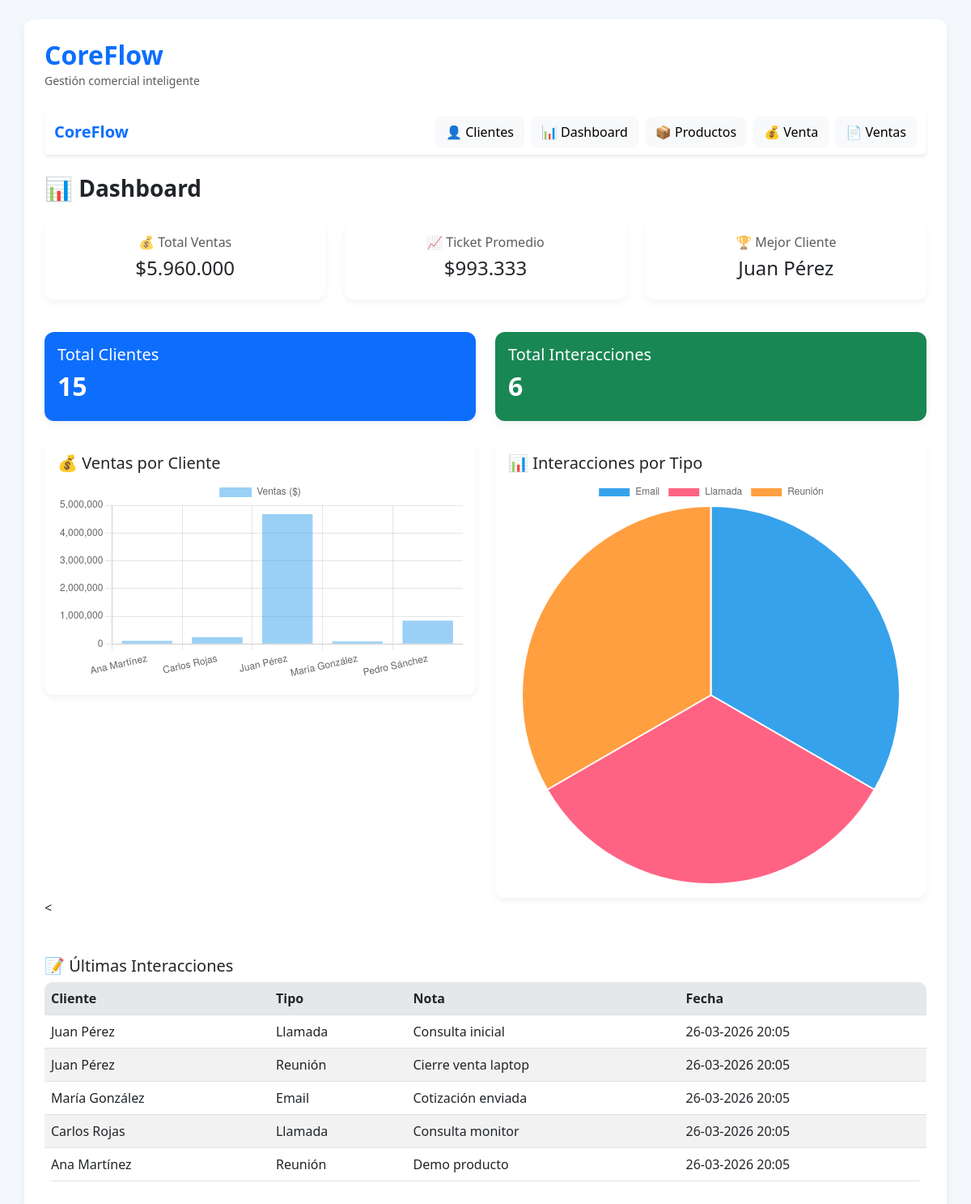
/dashboard, run on the app's committed database.
### models.py (models this page shows)
class Cliente(db.Model):
    __tablename__ = 'clientes'
    id = db.Column(db.Integer, primary_key=True)
    nombre = db.Column(db.String(100), nullable=False)
    email = db.Column(db.String(120))
    telefono = db.Column(db.String(50))
    empresa = db.Column(db.String(100))
    fecha_creacion = db.Column(db.DateTime, default=datetime.utcnow)
    interacciones = db.relationship('Interaccion', backref='cliente', lazy=True)

class Interaccion(db.Model):
    __tablename__ = 'interacciones'
    id = db.Column(db.Integer, primary_key=True)
    cliente_id = db.Column(db.Integer, db.ForeignKey('clientes.id'), nullable=False)
    tipo = db.Column(db.String(50))
    nota = db.Column(db.Text)
    fecha = db.Column(db.DateTime, default=datetime.utcnow)

### app.py (the view)
@app.route('/dashboard')
def dashboard():
    total_clientes = Cliente.query.count()
    total_interacciones = Interaccion.query.count()
    interacciones_recientes = Interaccion.query.order_by(
        Interaccion.fecha.desc()
    ).limit(5).all()
    ventas = db.session.query(
        Cliente.nombre,
        db.func.sum(Venta.total)
    ).join(Venta).group_by(Cliente.nombre).all()
    clientes_labels = [v[0] for v in ventas]
    ventas_data = [float(v[1]) for v in ventas]
    interacciones = db.session.query(
        Interaccion.tipo,
        db.func.count(Interaccion.id)
    ).group_by(Interaccion.tipo).all()
    tipos_labels = [i[0] for i in interacciones]
    tipos_data = [i[1] for i in interacciones]
    total_ventas = db.session.query(db.func.sum(Venta.total)).scalar() or 0
    cantidad_ventas = Venta.query.count()
    ticket_promedio = total_ventas / cantidad_ventas if cantidad_ventas > 0 else 0
    mejor_cliente = db.session.query(
        Cliente.nombre,
        db.func.sum(Venta.total).label('total')
    ).join(Venta).group_by(Cliente.id).order_by(db.desc('total')).first()
    nombre_mejor_cliente = mejor_cliente[0] if mejor_cliente else "N/A"
    return render_template(
        'dashboard.html',
        total_clientes=total_clientes,
        total_interacciones=total_interacciones,
        interacciones_recientes=interacciones_recientes,
        clientes_labels=clientes_labels,
        ventas_data=ventas_data,
        tipos_labels=tipos_labels,
        tipos_data=tipos_data,
        total_ventas=total_ventas,
        ticket_promedio=ticket_promedio,
        mejor_cliente=nombre_mejor_cliente
    )

### app.py (called while the page is built)
@app.template_filter('clp')
def format_clp(value):
    return f"${value:,.0f}".replace(",", ".")

@app.template_filter('fecha')
def format_fecha(value):
    return value.strftime('%d-%m-%Y %H:%M')

### templates/dashboard.html (shortened to what this page needs)
{% extends 'base.html' %}
{% block content %}
<h3 class="mb-4">📊 Dashboard</h3>
<div class="row mb-4">
    <div class="col-12 col-md-4 mb-3">
        <div class="card p-3 text-center">
            <h6 class="text-muted">💰 Total Ventas</h6>
            <h4>{{ total_ventas | clp }}</h4>
        </div>
    </div>
    <div class="col-12 col-md-4 mb-3">
        <div class="card p-3 text-center">
            <h6 class="text-muted">📈 Ticket Promedio</h6>
            <h4>{{ ticket_promedio | clp }}</h4>
        </div>
    </div>
    <div class="col-12 col-md-4 mb-3">
        <div class="card p-3 text-center">
            <h6 class="text-muted">🏆 Mejor Cliente</h6>
            <h4>{{ mejor_cliente }}</h4>
        </div>
    </div>
</div>
<div class="row mb-4">
    <div class="col-md-6">
        <div class="card text-bg-primary p-3">
            <h5>Total Clientes</h5>
            <h2>{{ total_clientes }}</h2>
        </div>
    </div>
    <div class="col-md-6">
        <div class="card text-bg-success p-3">
            <h5>Total Interacciones</h5>
            <h2>{{ total_interacciones }}</h2>
        </div>
    </div>
</div>
<div class="row mt-4">
    <div class="col-md-6">
        <div class="card p-3">
            <h5>💰 Ventas por Cliente</h5>
            <canvas id="ventasChart"></canvas>
        </div>
    </div>
    <div class="col-md-6">
        <div class="card p-3">
            <h5>📊 Interacciones por Tipo</h5>
            <canvas id="interaccionesChart"></canvas>
        </div>
    </div>
</div>
<<div class="mt-5">
    <h5>📝 Últimas Interacciones</h5>
    <div class="table-responsive">
        <table class="table table-striped">
            <tr>
                <th>Cliente</th>
                <th>Tipo</th>
                <th>Nota</th>
                <th>Fecha</th>
            </tr>
            {% for i in interacciones_recientes %}
            <tr>
                <td>{{ i.cliente.nombre }}</td>
                <td>{{ i.tipo }}</td>
                <td>{{ i.nota }}</td>
                <td>{{ i.fecha | fecha }}</td>
            </tr>
            {% endfor %}
        </table>
    </div>
</div>
<script>
document.addEventListener("DOMContentLoaded", function() {
    const labelsVentas = {{ clientes_labels | tojson }};
    const dataVentas = {{ ventas_data | tojson }};
    const labelsTipos = {{ tipos_labels | tojson }};
    const dataTipos = {{ tipos_data | tojson }};
    if (labelsVentas.length > 0) {
        new Chart(document.getElementById('ventasChart'), {
            type: 'bar',
            data: {
                labels: labelsVentas,
                datasets: [{
                    label: 'Ventas ($)',
                    data: dataVentas
                }]
            }
        });
    }
    if (labelsTipos.length > 0) {
        new Chart(document.getElementById('interaccionesChart'), {
            type: 'pie',
            data: {
                labels: labelsTipos,
                datasets: [{
                    data: dataTipos
                }]
            }
        });
    }
});
</script>
{% endblock %}

### static/styles.css (style rules this page uses)
body { background-color: #f4f7fb; font-family: 'Segoe UI', Tahoma, Geneva, Verdana, sans-serif; }
.table { background: white; border-radius: 10px; overflow: hidden; }
.table th { background-color: #f1f3f6; font-weight: 600; }
h2, h3 { font-weight: 600; }
.card { border: none; border-radius: 12px; box-shadow: 0 4px 10px rgba(0,0,0,0.05); }

### data on the page
Cliente: nombre "Juan Pérez"
Interaccion: cliente.nombre "Juan Pérez", tipo "Llamada", nota "Consulta inicial", fecha|fecha "26-03-2026 20:05"
Interaccion: cliente.nombre "Juan Pérez", tipo "Reunión", nota "Cierre venta laptop", fecha|fecha "26-03-2026 20:05"
Interaccion: cliente.nombre "María González", tipo "Email", nota "Cotización enviada", fecha|fecha "26-03-2026 20:05"
Interaccion: cliente.nombre "Carlos Rojas", tipo "Llamada", nota "Consulta monitor", fecha|fecha "26-03-2026 20:05"
Interaccion: cliente.nombre "Ana Martínez", tipo "Reunión", nota "Demo producto", fecha|fecha "26-03-2026 20:05"

### other printed values
{{ total_ventas | clp }} "$5.960.000"
{{ ticket_promedio | clp }} "$993.333"
{{ total_clientes }} "15"
{{ total_interacciones }} "6"
chart data {{ ventas_data | tojson }} [110000.0, 240000.0, 4680000.0, 90000.0, 840000.0]
chart data {{ tipos_data | tojson }} [2, 2, 2]
